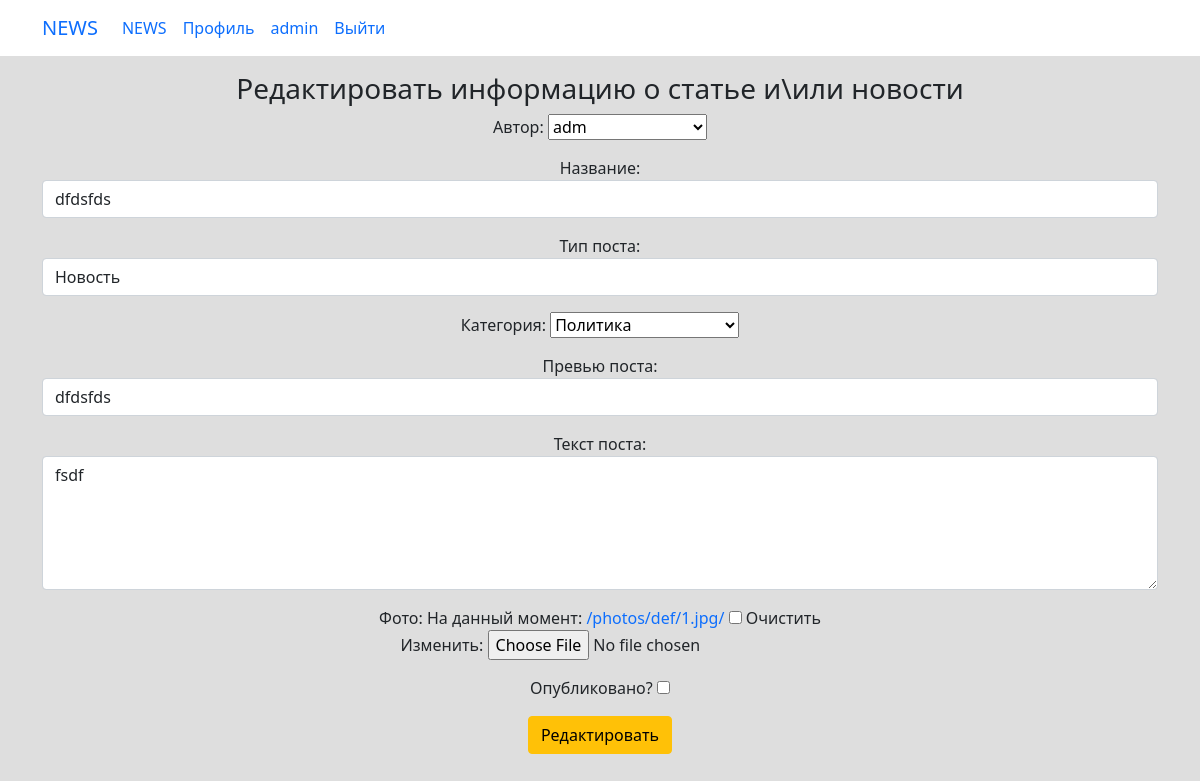
The app's page /news/188/edit/ (signed in), older data.
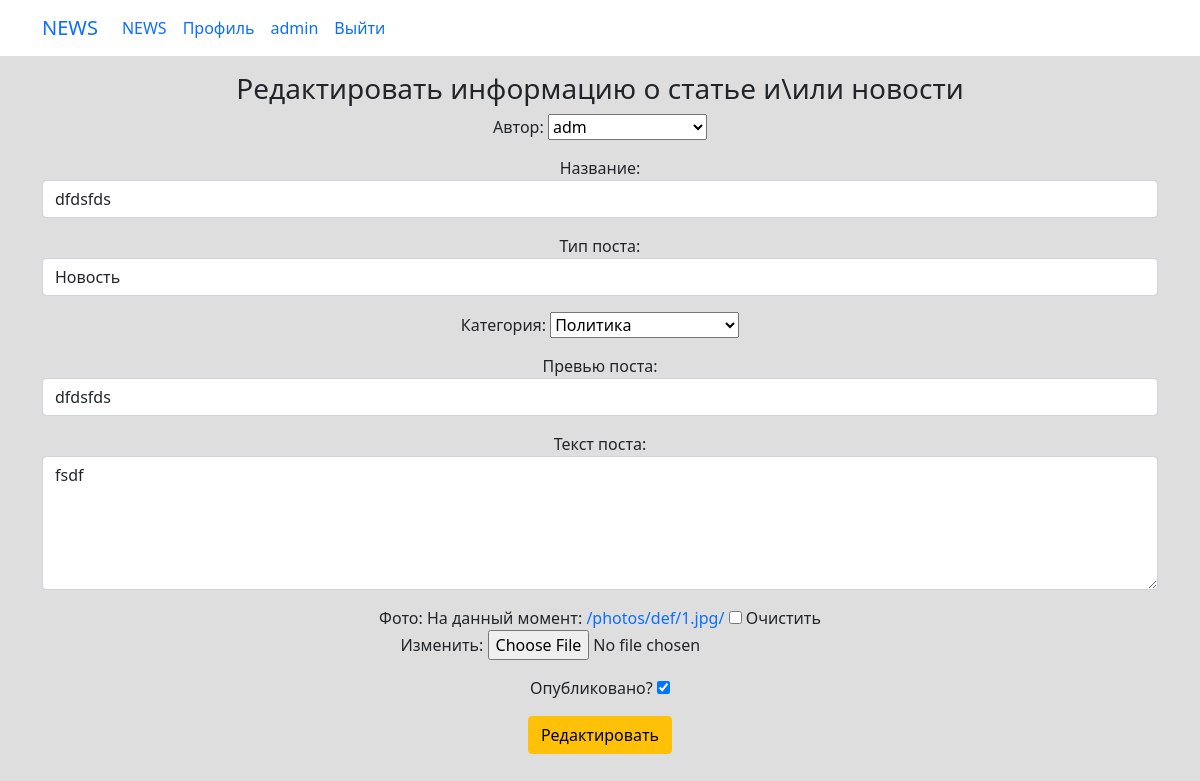
The same page, newer data.
### news/models.py (models this page shows, shortened)
class Post(models.Model):
    PostAuthor = models.ForeignKey(Author, on_delete=models.CASCADE, verbose_name='Автор поста')
    PostNews = 'PN'
    PostArticle = 'PA'
    POSITIONS = [
        (PostArticle, 'Статья'),
        (PostNews, 'Новость'),
    ]
    postCategory = models.ManyToManyField(Category, verbose_name='Категория поста',  through='PostCategory')
    title = models.CharField(max_length=50, verbose_name='Название')
    positions = models.CharField(max_length=2, choices=POSITIONS, default=PostArticle, verbose_name='Тип поста')
    category_id = models.ForeignKey(Category, verbose_name='Категория', null=True, on_delete=models.CASCADE, related_name='category_id')
    data = models.DateTimeField(auto_now_add=True, verbose_name='Дата создания')
    data_update = models.DateTimeField(auto_now=True, verbose_name='Дата редактирования')
    photo = models.ImageField(upload_to='photos/%Y/%m/%d/', verbose_name='Фото', blank=True, default='/photos/def/1.jpg/')
    previewName = models.CharField(max_length=128, verbose_name='Превью поста')
    text = RichTextField(blank=True, null=True, verbose_name='Текст поста')
    rating = models.SmallIntegerField(default=0, verbose_name='Рейтинг')
    public = models.BooleanField(default=True, verbose_name='Опубликовано')
    class Meta:
        verbose_name = 'Пост'
        verbose_name_plural = 'Посты'

### news/views.py (the view)
# urls.py: path('<int:pk>/edit/', newsUpdate.as_view(), name='news_update'),
class newsUpdate(LoginRequiredMixin, PermissionRequiredMixin, UpdateView):
    model = Post
    template_name = 'news/news_update.html'
    form_class = NewsForm
    permission_required = 'news.change_post'
    def get_object(self, **kwargs):
        id = self.kwargs.get('pk')
        return Post.objects.get(pk=id)

### news/forms.py
class NewsForm(ModelForm):
    public = BooleanField(label='Опубликовано?', initial=True, required=False)
    category_id = ModelChoiceField(queryset=Category.objects.all(), label='Категория', empty_label='Выберите категорию')
    PostAuthor = ModelChoiceField(queryset=Author.objects.all(), label='Автор', empty_label='Выберите автора')
    class Meta:
        model = Post
        fields = [
            'PostAuthor',
            'title',
            'positions',
            'category_id',
            'previewName',
            'text',
            'photo',
            'public'
        ]
        widgets = {
            'PostAuthor': forms.Select(attrs={'class': 'form-control'}),
            'title': forms.TextInput(attrs={'class': 'form-control'}),
            'positions': forms.Select(attrs={'class': 'form-control'}),
            'category_id': forms.Select(attrs={'class': 'form-control'}),
            'previewName': forms.TextInput(attrs={'class': 'form-control'}),
            'text': forms.Textarea(attrs={'class': 'form-control', 'rows': 5}),
        }

### news/models.py (called while the page is built)
    def __str__(self):
        return str(self.authorUser)

    def __str__(self):
        return self.category_name

### templates/news/news_update.html (shortened to what this page needs)
{% extends 'flatpages/base.html' %}
{% load custom_filters %}
{% block content %}
<div style="text-align: center">
    <h3>Редактировать информацию о статье и\или новости</h3>
    <form method="POST" enctype="multipart/form-data">
        <div>
            {{ form.as_p }}
        </div>
        <input type="submit" class="btn btn-warning" value="Редактировать">
    </form>
</div>
{% endblock content %}

Row changes from the older to the newer data that the page shows:
changed Post "adm": public "☐" → "☑"
